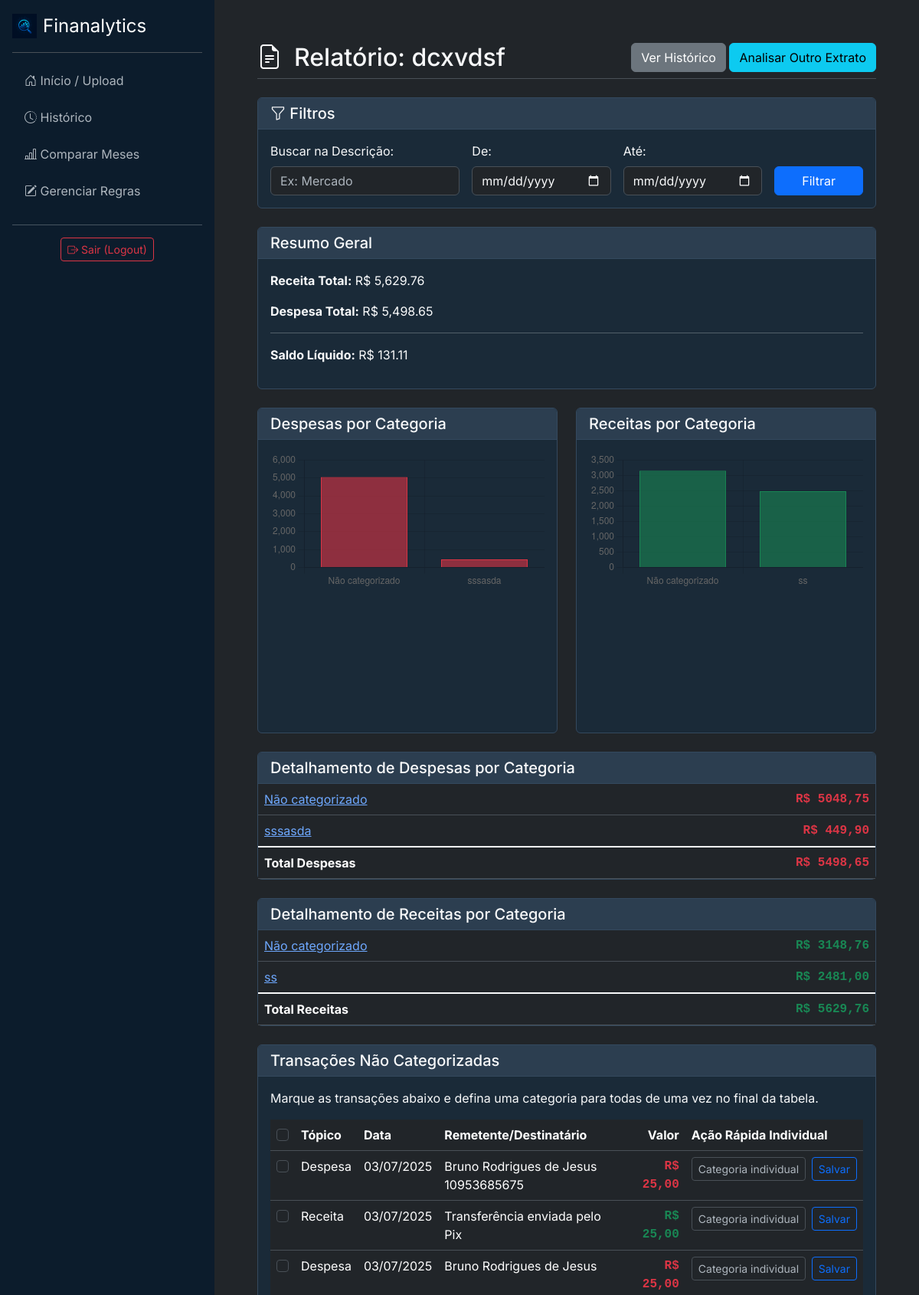
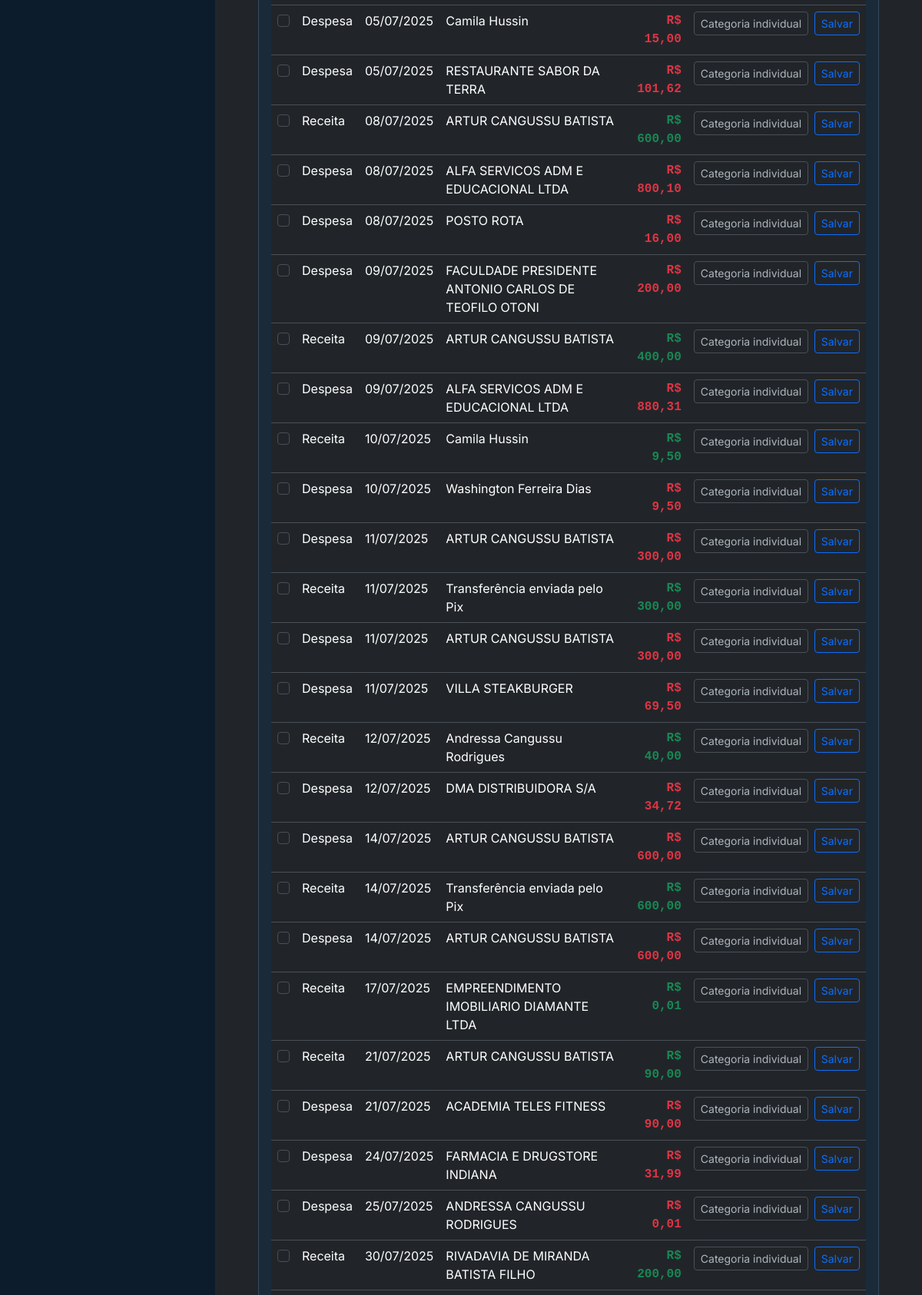
The page /relatorio/44/ (signed in, upper part) on the database its author committed (2 pictures, top to bottom).
### analisador/models.py (models this page shows, shortened)
class Extrato(models.Model):
    usuario = models.ForeignKey(User, on_delete=models.CASCADE)
    mes_referencia = models.CharField(max_length=50, help_text="Ex: Julho/2025")
    data_upload = models.DateTimeField(auto_now_add=True) # Salva a data do upload automaticamente

class Transacao(models.Model):
    extrato = models.ForeignKey(Extrato, on_delete=models.CASCADE, null=True) # ADICIONADO
    usuario = models.ForeignKey(User, on_delete=models.CASCADE)
    data = models.CharField(max_length=20)
    descricao = models.CharField(max_length=200)
    valor = models.DecimalField(max_digits=10, decimal_places=2)
    topico = models.CharField(max_length=50)
    subtopico = models.CharField(max_length=100)
    categorizacao_manual = models.BooleanField(default=False)

### analisador/views.py (the view, shortened to what this page needs)
# urls.py: path('relatorio/<int:extrato_id>/', views.pagina_relatorio, name='pagina_relatorio'),
@login_required
def pagina_relatorio(request, extrato_id):
    extrato = Extrato.objects.get(id=extrato_id, usuario=request.user)
    transacoes = Transacao.objects.filter(extrato=extrato)
    df = pd.DataFrame(list(transacoes.values('data', 'descricao', 'valor', 'topico', 'subtopico')))
    df['valor'] = pd.to_numeric(df['valor'], errors='coerce').fillna(0)
    def _limpar_descricao_inteligente(descricao):
        if pd.isna(descricao) or not str(descricao).strip():
            return str(descricao)
        descricao_str = str(descricao)
        try:
            parts = descricao_str.split(' - ')
            if len(parts) > 1:
                for part in parts[1:]:
                    if not any(char.isdigit() for char in part[:4]):
                        return part.strip()
                return parts[1].strip()
        except:
            pass
        return descricao_str
    df['DescricaoLimpa'] = df['descricao'].apply(_limpar_descricao_inteligente)
    df = df.rename(columns={
        'subtopico': 'Subtópico', 'valor': 'Valor', 'topico': 'Tópico',
        'descricao': 'Remetente/Destinatario', 'data': 'Data',
    })
    df['Data'] = pd.to_datetime(df['Data'], dayfirst=True, errors='coerce').dt.strftime('%d/%m/%Y')
    df_receitas = df[df['Tópico'] == 'Receita']
    df_despesas = df[df['Tópico'] == 'Despesa']
    total_r = df_receitas['Valor'].sum()
    total_d = df_despesas['Valor'].sum()
    saldo_l = total_r - total_d
    resumo_d_series = df_despesas.groupby('Subtópico')['Valor'].sum().sort_values(ascending=False)
    resumo_d = resumo_d_series.reset_index()
    resumo_r_series = df_receitas.groupby('Subtópico')['Valor'].sum().sort_values(ascending=False)
    resumo_r = resumo_r_series.reset_index()
    nao_cat_df = df[df['Subtópico'] == 'Não categorizado'].copy()
    nao_cat_df = nao_cat_df.rename(columns={'DescricaoLimpa': 'Remetente_Destinatario'})
    colunas_desejadas = ['Tópico', 'Data', 'Remetente_Destinatario', 'Valor']
    if nao_cat_df.empty:
        nao_cat = pd.DataFrame(columns=colunas_desejadas)
    else:
        nao_cat = nao_cat_df[colunas_desejadas]
    labels_grafico = list(resumo_d_series.index)
    dados_grafico = [float(valor) for valor in resumo_d_series.abs().values]
    labels_grafico_receitas = list(resumo_r_series.index)
    dados_grafico_receitas = [float(valor) for valor in resumo_r_series.abs().values]
    contexto = {
        'extrato': extrato,
        'total_receitas': f'{total_r:,.2f}',
        'total_despesas': f'{abs(total_d):,.2f}',
        'saldo_liquido': f'{saldo_l:,.2f}',
        'resumo_despesas': resumo_d,
        'resumo_receitas': resumo_r,
        'nao_categorizadas': nao_cat,
        'valor_total_despesas_detalhe': total_d,
        'valor_total_receitas_detalhe': total_r,
        'labels_grafico': labels_grafico,
        'dados_grafico': dados_grafico,
        'labels_grafico_receitas': labels_grafico_receitas,
        'dados_grafico_receitas': dados_grafico_receitas,
    }
    return render(request, 'analisador/relatorio.html', contexto)

### analisador/templates/analisador/relatorio.html (shortened to what this page needs)
{% extends 'analisador/base.html' %}
{% block content %}
    <div class="d-flex justify-content-between align-items-center mb-4 pb-2 border-bottom">
        <h1 class="h2 mb-0"><i class="bi bi-file-earmark-text me-3"></i>Relatório: {{ extrato.mes_referencia }}</h1>
        <div>
            <a href="{% url 'historico' %}" class="btn btn-secondary">Ver Histórico</a>
            <a href="{% url 'home' %}" class="btn btn-info">Analisar Outro Extrato</a>
        </div>
    </div>
    <div class="card mb-4">
        <div class="card-header"><h2 class="h5 mb-0"><i class="bi bi-funnel"></i> Filtros</h2></div>
        <div class="card-body">
            <form method="GET" action="">
                <div class="row g-3 align-items-end">
                    <div class="col-md-4">
                        <label for="q" class="form-label">Buscar na Descrição:</label>
                        <input type="text" name="q" id="q" class="form-control" value="{{ search_query|default:'' }}" placeholder="Ex: Mercado">
                    </div>
                    <div class="col-md-3">
                        <label for="data_inicio" class="form-label">De:</label>
                        <input type="date" name="data_inicio" id="data_inicio" class="form-control" value="{{ data_inicio|default:'' }}">
                    </div>
                    <div class="col-md-3">
                        <label for="data_fim" class="form-label">Até:</label>
                        <input type="date" name="data_fim" id="data_fim" class="form-control" value="{{ data_fim|default:'' }}">
                    </div>
                    <div class="col-md-2">
                        <button type="submit" class="btn btn-primary w-100">Filtrar</button>
                    </div>
                </div>
            </form>
        </div>
    </div>
    <div class="card mb-4">
        <div class="card-header"><h2 class="h5 mb-0">Resumo Geral</h2></div>
        <div class="card-body">
            <p><strong>Receita Total:</strong> R$ {{ total_receitas }}</p>
            <p><strong>Despesa Total:</strong> R$ {{ total_despesas }}</p>
            <hr>
            <p><strong>Saldo Líquido:</strong> R$ {{ saldo_liquido }}</p>
        </div>
    </div>
<div class="row">
    <div class="col-lg-6">
        <div class="card mb-4">
            <div class="card-header"><h2 class="h5 mb-0">Despesas por Categoria</h2></div>
            <div class="card-body">
                <div class="chart-container">
                    <canvas id="graficoDespesas"></canvas>
                </div>
            </div>
        </div>
    </div>
    <div class="col-lg-6">
        <div class="card mb-4">
            <div class="card-header"><h2 class="h5 mb-0">Receitas por Categoria</h2></div>
            <div class="card-body">
                <div class="chart-container">
                    <canvas id="graficoReceitas"></canvas>
                </div>
            </div>
        </div>
    </div>
</div>
    <div class="card mb-4">
        <div class="card-header"><h2 class="h5 mb-0">Detalhamento de Despesas por Categoria</h2></div>
        <div class="card-body p-0"> <table class="table table-hover mb-0"> <tbody>
                    {% for index, linha in resumo_despesas.iterrows %}
                    <tr>
                        <td><a href="{% url 'detalhe_categoria' extrato_id=extrato.id nome_categoria=linha.Subtópico %}">{{ linha.Subtópico }}</a></td>
                        <td class="text-end font-monospace valor-despesa">R$ {{ linha.Valor|floatformat:2 }}</td>
                    </tr>
                    {% endfor %}
                </tbody>
                <tfoot>
                    <tr class="table-group-divider">
                        <td class="fw-bold">Total Despesas</td>
                        <td class="text-end font-monospace fw-bold valor-despesa">R$ {{ valor_total_despesas_detalhe|floatformat:2 }}</td>
                    </tr>
                </tfoot>
            </table>
        </div>
    </div>
    <div class="card mb-4">
        <div class="card-header"><h2 class="h5 mb-0">Detalhamento de Receitas por Categoria</h2></div>
        <div class="card-body p-0">
            <table class="table table-hover mb-0">
                <tbody>
                    {% for index, linha in resumo_receitas.iterrows %}
                    <tr>
                        <td><a href="{% url 'detalhe_categoria' extrato_id=extrato.id nome_categoria=linha.Subtópico %}">{{ linha.Subtópico }}</a></td>
                        <td class="text-end font-monospace valor-receita">R$ {{ linha.Valor|floatformat:2 }}</td>
                    </tr>
                    {% endfor %}
                </tbody>
                <tfoot>
                    <tr class="table-group-divider">
                        <td class="fw-bold">Total Receitas</td> <td class="text-end font-monospace fw-bold valor-receita">R$ {{ valor_total_receitas_detalhe|floatformat:2 }}</td> </tr>
                </tfoot>
            </table>
        </div>
    </div>
<div class="card mb-4">
    <div class="card-header"><h2 class="h5 mb-0">Transações Não Categorizadas</h2></div>
    <div class="card-body">
        <p>Marque as transações abaixo e defina uma categoria para todas de uma vez no final da tabela.</p>
        {% if not nao_categorizadas.empty %}
            <div class="table-responsive">
                <table class="table table-hover">
                    <thead>
                        <tr>
                            <th style="width: 1%;"><input class="form-check-input" type="checkbox" id="selecionar-todos"></th>
                            <th>Tópico</th>
                            <th>Data</th>
                            <th>Remetente/Destinatário</th>
                            <th class="text-end">Valor</th>
                            <th style="width: 30%;">Ação Rápida Individual</th>
                        </tr>
                    </thead>
                    <tbody>
                        {% for index, linha in nao_categorizadas.iterrows %}
                        <tr>
                            <td>
                                <input class="form-check-input checkbox-transacao" type="checkbox" value="{{ linha.Remetente_Destinatario }}">
                            </td>
                            <td>{{ linha.Tópico }}</td>
                            <td>{{ linha.Data }}</td>
                            <td>
                                <span class="{% if linha.origem_descricao == 'Historico' %}destaque-historico{% endif %}">
                                    {{ linha.Remetente_Destinatario }}
                                </span>
                            </td>
                            <td class="text-end font-monospace {% if linha.Tópico == 'Despesa' %}valor-despesa{% else %}valor-receita{% endif %}">
                                R$ {{ linha.Valor|floatformat:2 }}
                            </td>
                            <td>
                                <form action="{% url 'criar_regra_rapida' %}" method="POST" class="d-flex">
                                    <input type="text" name="categoria" class="form-control form-control-sm me-2" placeholder="Categoria individual" required>
                                    <button type="submit" class="btn btn-sm btn-outline-primary">Salvar</button>
                                </form>
                            </td>
                        </tr>
                        {% endfor %}
                    </tbody>
                </table>
            </div>
        {% else %}
            <p class="text-center text-muted mt-4">Parabéns! Todas as suas transações foram categorizadas.</p>
        {% endif %}
    </div>
</div>
<script>
    // Gráfico 1: Despesas (VERMELHO)
    const ctxDespesas = document.getElementById('graficoDespesas');
    if (ctxDespesas && {{ dados_grafico|length }} > 0) {
        new Chart(ctxDespesas, {
            type: 'bar',
            data: {
                labels: {{ labels_grafico|safe }},
                datasets: [{
                    label: 'Despesas por Categoria (R$)',
                    data: {{ dados_grafico|safe }},
                    backgroundColor: 'rgba(220, 53, 69, 0.6)', // Vermelho
                    borderColor: 'rgba(220, 53, 69, 1)',
                    borderWidth: 1
                }]
            },
            options: {
                scales: { y: { beginAtZero: true } },
                plugins: { legend: { display: false } } // Opcional: esconde a legenda se achar que polui
            }
        });
    }
    // Gráfico 2: Receitas (VERDE)
    const ctxReceitas = document.getElementById('graficoReceitas');
    if (ctxReceitas && {{ dados_grafico_receitas|length }} > 0) {
        new Chart(ctxReceitas, {
            type: 'bar',
            data: {
                labels: {{ labels_grafico_receitas|safe }},
                datasets: [{
                    label: 'Receitas por Categoria (R$)',
                    data: {{ dados_grafico_receitas|safe }},
                    backgroundColor: 'rgba(25, 135, 84, 0.6)', // Verde
                    borderColor: 'rgba(25, 135, 84, 1)',
                    borderWidth: 1
                }]
            },
            options: {
                scales: { y: { beginAtZero: true } },
                plugins: { legend: { display: false } } // Opcional
            }
        });
    }
</script>
{% endblock %}

### static/css/custom.css (style rules this page uses)
:root { --bs-dark-rgb: 4, 28, 50; --bs-body-color: #f8f9fa; --bs-secondary-color: #adb5bd; --bs-primary: #0d6efd; --verde-sucesso: #198754; --vermelho-perigo: #dc3545; --amarelo-alerta: #ffc107; }
body { font-family: 'Inter', sans-serif; }
.font-monospace { font-family: 'Roboto Mono', monospace; }
.card { background-color: #1a2a38; border: 1px solid #34495e; }
.card-header { background-color: #2c3e50; border-bottom: 1px solid #34495e; }
.chart-container { position: relative; height: 350px; }
.table .valor-receita { color: var(--verde-sucesso) !important; font-weight: bold; }
.table .valor-despesa { color: var(--vermelho-perigo) !important; font-weight: bold; }

### rows shown on the page
Extrato: mes_referencia "dcxvdsf"
Transacao: Tópico "Despesa", Data "03/07/2025", Remetente_Destinatario "Bruno Rodrigues de Jesus 10953685675", Valor "25,00"
Transacao: Tópico "Despesa", Data "03/07/2025", Remetente_Destinatario "Bruno Rodrigues de Jesus", Valor "25,00"
Transacao: Tópico "Despesa", Data "05/07/2025", Remetente_Destinatario "Camila Hussin", Valor "15,00"
Transacao: Tópico "Despesa", Data "05/07/2025", Remetente_Destinatario "RESTAURANTE SABOR DA TERRA", Valor "101,62"
Transacao: Tópico "Despesa", Data "08/07/2025", Remetente_Destinatario "POSTO ROTA", Valor "16,00"
Transacao: Tópico "Despesa", Data "09/07/2025", Remetente_Destinatario "FACULDADE PRESIDENTE ANTONIO CARLOS DE TEOFILO OTONI", Valor "200,00"
Transacao: Tópico "Receita", Data "10/07/2025", Remetente_Destinatario "Camila Hussin", Valor "9,50"
Transacao: Tópico "Despesa", Data "10/07/2025", Remetente_Destinatario "Washington Ferreira Dias", Valor "9,50"
Transacao: Tópico "Despesa", Data "11/07/2025", Remetente_Destinatario "VILLA STEAKBURGER", Valor "69,50"
Transacao: Tópico "Receita", Data "12/07/2025", Remetente_Destinatario "Andressa Cangussu Rodrigues", Valor "40,00"
Transacao: Tópico "Despesa", Data "12/07/2025", Remetente_Destinatario "DMA DISTRIBUIDORA S/A", Valor "34,72"
Transacao: Tópico "Receita", Data "17/07/2025", Remetente_Destinatario "EMPREENDIMENTO IMOBILIARIO DIAMANTE LTDA", Valor "0,01"
Transacao: Tópico "Despesa", Data "21/07/2025", Remetente_Destinatario "ACADEMIA TELES FITNESS", Valor "90,00"
Transacao: Tópico "Despesa", Data "24/07/2025", Remetente_Destinatario "FARMACIA E DRUGSTORE INDIANA", Valor "31,99"
Transacao: Tópico "Despesa", Data "25/07/2025", Remetente_Destinatario "ANDRESSA CANGUSSU RODRIGUES", Valor "0,01"
Transacao: Tópico "Receita", Data "30/07/2025", Remetente_Destinatario "RIVADAVIA DE MIRANDA BATISTA FILHO", Valor "200,00"

### other values the page prints
{{ total_receitas }} "5,629.76"
{{ total_despesas }} "5,498.65"
{{ saldo_liquido }} "131.11"
{{ linha.Subtópico }} "Não categorizado" "sssasda"
{{ linha.Valor|floatformat:2 }} "5048,75" "449,90"
{{ valor_total_despesas_detalhe|floatformat:2 }} "5498,65"
{{ linha.Subtópico }} "Não categorizado" "ss"
{{ linha.Valor|floatformat:2 }} "3148,76" "2481,00"
{{ valor_total_receitas_detalhe|floatformat:2 }} "5629,76"
{{ linha.Tópico }} "Receita" "Receita" "Despesa" "Receita" "Despesa" "Despesa" "Receita" "Despesa" "Despesa" "Receita" "Despesa" "Receita"
{{ linha.Data }} "03/07/2025" "08/07/2025" "08/07/2025" "09/07/2025" "09/07/2025" "11/07/2025" "11/07/2025" "11/07/2025" "14/07/2025" "14/07/2025" "14/07/2025" "21/07/2025"
{{ linha.Remetente_Destinatario }} "Transferência enviada pelo Pix" "ARTUR CANGUSSU BATISTA" "ALFA SERVICOS ADM E EDUCACIONAL LTDA" "ARTUR CANGUSSU BATISTA" "ALFA SERVICOS ADM E EDUCACIONAL LTDA" "ARTUR CANGUSSU BATISTA" "Transferência enviada pelo Pix" "ARTUR CANGUSSU BATISTA" "ARTUR CANGUSSU BATISTA" "Transferência enviada pelo Pix" "ARTUR CANGUSSU BATISTA" "ARTUR CANGUSSU BATISTA"
{{ linha.Valor|floatformat:2 }} "25,00" "600,00" "800,10" "400,00" "880,31" "300,00" "300,00" "300,00" "600,00" "600,00" "600,00" "90,00"
chart data {{ labels_grafico|safe }} ['Não categorizado', 'sssasda']
chart data {{ dados_grafico|safe }} [5048.75, 449.9]
